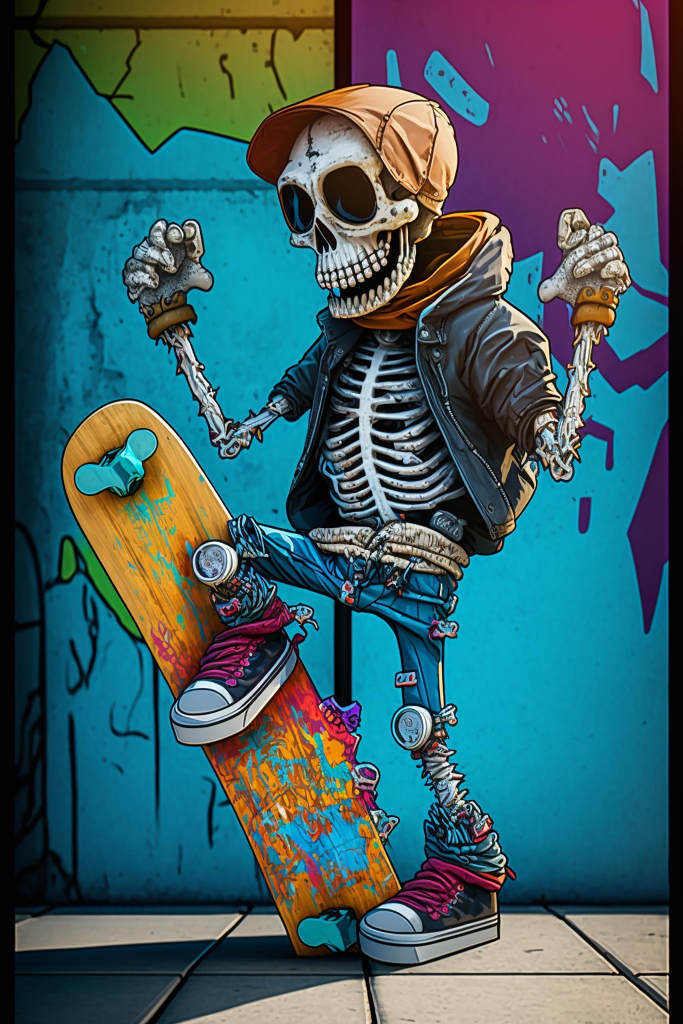
#> input picture inputs/input.jpg, 2048 x 3072 px (shown at 1/3 size)
$ python main.py
#> lines starting #> are read from the running program, lines starting #| are printed output that depends on the picture; after the words box and inside, x2 and y2 are one past the last pixel; in counts of white or black regions, pixels touching at a corner belong together
### transformers/convertBW.py
def convertBW(bw):
  threshold = int(input("Enter the threshold value (0-255): "))
  threshold = max(0, min(255, threshold))
  for y in range(512):
    for x in range(512):
      pixel_value = bw[y, x]
      if pixel_value < threshold:
        bw[y, x] = 0
      else:
        bw[y, x] = 255

### transformers/convertFourier.py
import cv2
import numpy as np

def convertFourier(gray):
  fourier = cv2.dft(np.float32(gray), flags=cv2.DFT_COMPLEX_OUTPUT)
  fourier_shift = np.fft.fftshift(fourier)
  magnitude = cv2.magnitude(fourier_shift[:,:,0],fourier_shift[:,:,1])

  return magnitude

### transformers/convertLog.py
import numpy as np

def convertLog(image):
  c = int(input("Enter c for log transform: "))
  log = c * np.log(image + 1)

  return log

### transformers/contrast.py
def contrast(image):
  min = float('inf')
  max = float('-inf')
  for y in range(512):
    for x in range(512):
      pixel_value = image[y, x]
      if(pixel_value < min): min = int(image[y, x])
      if(pixel_value > max): max = int(image[y, x])

  a = (255 - 0) / (max - min)

  for y in range(512):
    for x in range(512):
      pixel_value = int(image[y, x])
      if(pixel_value <= min): image[y, x] = 0
      elif(pixel_value >= max): image[y, x] = 255
      else: image[y, x] = a * pixel_value - a * min

### transformers/histogram.py
import cv2

def histogram(image):
  gray = cv2.cvtColor(image, cv2.COLOR_BGR2GRAY)
  hist = cv2.calcHist([gray], [0], None, [256], [0, 256])

  eq = cv2.equalizeHist(gray)
  histeq = cv2.calcHist([eq], [0], None, [256], [0, 256])

  return [hist, eq, histeq]

### figures/figure3.py
import matplotlib.pyplot as plt

def showFig3(image1, hist1, image2, hist2, image3, hist3, image4, hist4):
  fig = plt.figure(figsize=(12, 8))

  fig.add_subplot(4, 4, 1)
  plt.imshow(image1, cmap="gray")
  plt.axis('off')
  fig.add_subplot(4, 4, 2)
  plt.plot(hist1[0])
  fig.add_subplot(4, 4, 3)
  plt.imshow(hist1[1], cmap="gray")
  plt.axis('off')
  fig.add_subplot(4, 4, 4)
  plt.plot(hist1[2])

  fig.add_subplot(4, 4, 5)
  plt.imshow(image2, cmap="gray")
  plt.axis('off')
  fig.add_subplot(4, 4, 6)
  plt.plot(hist2[0])
  fig.add_subplot(4, 4, 7)
  plt.imshow(hist2[1], cmap="gray")
  plt.axis('off')
  fig.add_subplot(4, 4, 8)
  plt.plot(hist2[2])

  fig.add_subplot(4, 4, 9)
  plt.imshow(image3, cmap="gray")
  plt.axis('off')
  fig.add_subplot(4, 4, 10)
  plt.plot(hist3[0])
  fig.add_subplot(4, 4, 11)
  plt.imshow(hist3[1], cmap="gray")
  plt.axis('off')
  fig.add_subplot(4, 4, 12)
  plt.plot(hist3[2])

  fig.add_subplot(4, 4, 13)
  plt.imshow(image4, cmap="gray")
  plt.axis('off')
  fig.add_subplot(4, 4, 14)
  plt.plot(hist4[0])
  fig.add_subplot(4, 4, 15)
  plt.imshow(hist4[1], cmap="gray")
  plt.axis('off')
  fig.add_subplot(4, 4, 16)
  plt.plot(hist4[2])

  plt.show()

### figures/figure1.py
import matplotlib.pyplot as plt

def showFig1(image1, image2, image3, image4, image5):
  fig = plt.figure(figsize=(12, 8))

  fig.add_subplot(2, 3, 1)
  plt.imshow(image1)
  plt.title('color')

  fig.add_subplot(2, 3, 2)
  plt.imshow(image2, cmap='gray')
  plt.title('gray')

  fig.add_subplot(2, 3, 3)
  plt.imshow(image3, cmap='gray')
  plt.title('bw')

  fig.add_subplot(2, 3, 4)
  plt.imshow(image4, cmap='gray')
  plt.title('fourier transform')

  fig.add_subplot(2, 3, 5)
  plt.imshow(image5, cmap='gray')
  plt.title('log transform')

### figures/figure2.py
import matplotlib.pyplot as plt

def showFig2(image1, image2):
  fig = plt.figure(figsize=(8, 6))

  fig.add_subplot(1, 2, 1)
  plt.imshow(image1)
  plt.title('gray')

  fig.add_subplot(1, 2, 2)
  plt.imshow(image2, cmap='gray')
  plt.title('contrast')

### main.py
import cv2

from transformers.convertBW import *
from transformers.convertFourier import *
from transformers.convertLog import *
from transformers.contrast import *
from transformers.histogram import *
from figures.figure1 import *
from figures.figure2 import *
from figures.figure3 import *

image = cv2.imread("./inputs/input.jpg")
#> image is the input picture: shape (3072, 2048, 3); mean B, G, R 100.1, 93.6, 62.2
image = cv2.resize(image, (512, 512))
#> image: shape (512, 512, 3)
image = cv2.cvtColor(image, cv2.COLOR_BGR2RGB)

gray = cv2.cvtColor(image, cv2.COLOR_BGR2GRAY)

bw = gray.copy()
convertBW(bw)
#> the answer given: 100
#> after the loop in convertBW, `for y in range(512):`:
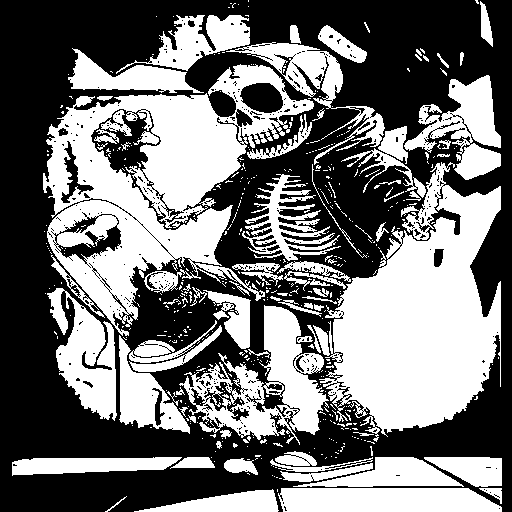
#> bw: shape (512, 512); 45.4% white; 511 white regions (432 under 20 px), largest, box (x1, y1, x2, y2) and area: (43, 64, 314, 336) 29801, (319, 162, 501, 442) 28669, (179, 305, 329, 445) 8164

magnitude = convertFourier(gray)
log = convertLog(magnitude)
#> the answer given: 3

lowContrast = cv2.imread("./inputs/low.png")
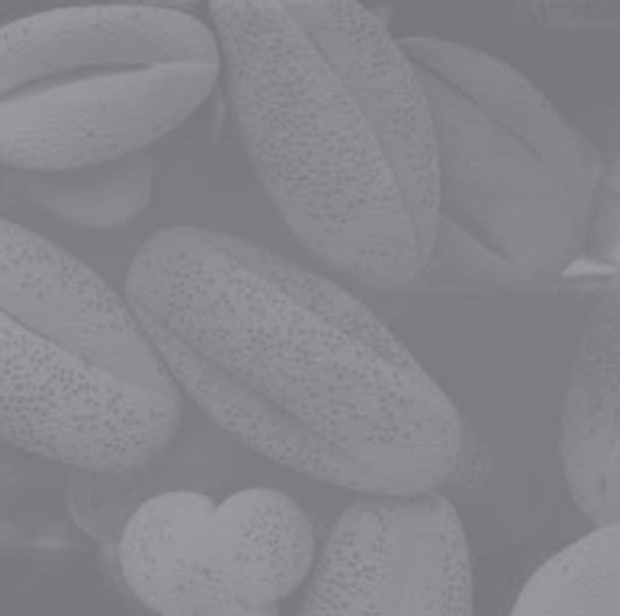
#> input picture inputs/low.png, 620 x 616 px
#> lowContrast is the input picture: shape (616, 620, 3); mean B, G, R 137.6, 134.6, 132.6
lowContrast = cv2.resize(lowContrast, (512, 512))
#> lowContrast: shape (512, 512, 3)
con = lowContrast.copy()
con = cv2.cvtColor(con, cv2.COLOR_BGR2GRAY)
contrast(con)
#> after the loop in contrast, `for y in range(512):`: max = 156; min = 117
#> in contrast, `a = (255 - 0) / (max - min)`: a = 6.54

bright = cv2.imread("./inputs/bright.png")
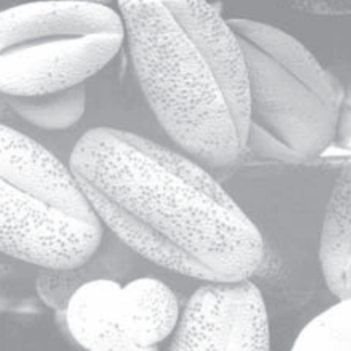
#> input picture inputs/bright.png, 351 x 351 px
#> bright is the input picture: shape (351, 351, 3); mean B, G, R 205.9, 203.7, 202.8
bright = cv2.resize(bright, (512, 512))
#> bright: shape (512, 512, 3)
dark = cv2.imread("./inputs/dark.png")
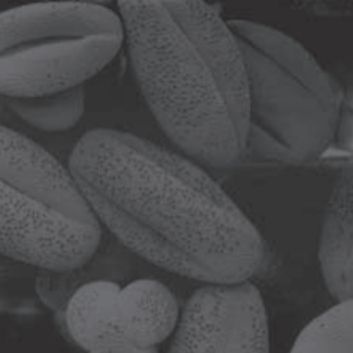
#> input picture inputs/dark.png, 353 x 353 px
#> dark is the input picture: shape (353, 353, 3); mean B, G, R 76.1, 74.4, 74.3
dark = cv2.resize(dark, (512, 512))
#> dark: shape (512, 512, 3)
highContrast = cv2.imread("./inputs/high.png")
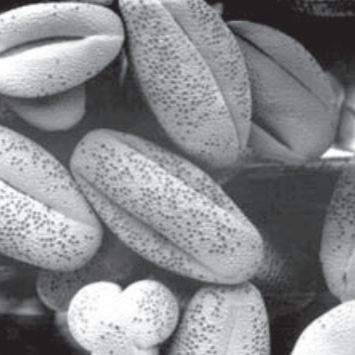
#> input picture inputs/high.png, 355 x 355 px
#> highContrast is the input picture: shape (355, 355, 3); mean B, G, R 137.5, 135.2, 134.5
highContrast = cv2.resize(highContrast, (512, 512))
#> highContrast: shape (512, 512, 3)

hist1 = histogram(bright)
#> in histogram, `hist = cv2.calcHist([gray], [0], None, [256], [0, 256])`: hist = 256 values, max 8976 at index 166, min 0 at index 0, mean 1024
#> in histogram, `histeq = cv2.calcHist([eq], [0], None, [256], [0, 256])`: histeq = 256 values, max 8976 at index 50, min 0 at index 3, mean 1024
#> hist1 = 3 items
hist2 = histogram(dark)
#> hist2 = 3 items
hist3 = histogram(lowContrast)
#> hist3 = 3 items
hist4 = histogram(highContrast)
#> in histogram (call 4), `hist = cv2.calcHist([gray], [0], None, [256], [0, 256])`: hist = 256 values, max 7720 at index 32, min 0 at index 0, mean 1024
#> in histogram (call 4), `eq = cv2.equalizeHist(gray)`:
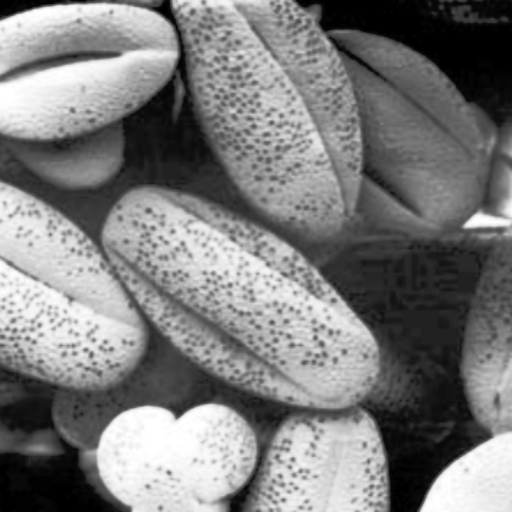
#> eq: shape (512, 512); min 0, max 255, mean 124.4
#> in histogram (call 4), `histeq = cv2.calcHist([eq], [0], None, [256], [0, 256])`: histeq = 256 values, max 7720 at index 0, min 0 at index 1, mean 1024
#> hist4 = 3 items

showFig1(image, gray, bw, magnitude, log)
showFig2(lowContrast, con)
showFig3(bright, hist1, dark, hist2, lowContrast, hist3, highContrast, hist4)
#> in showFig3, `plt.show()`:
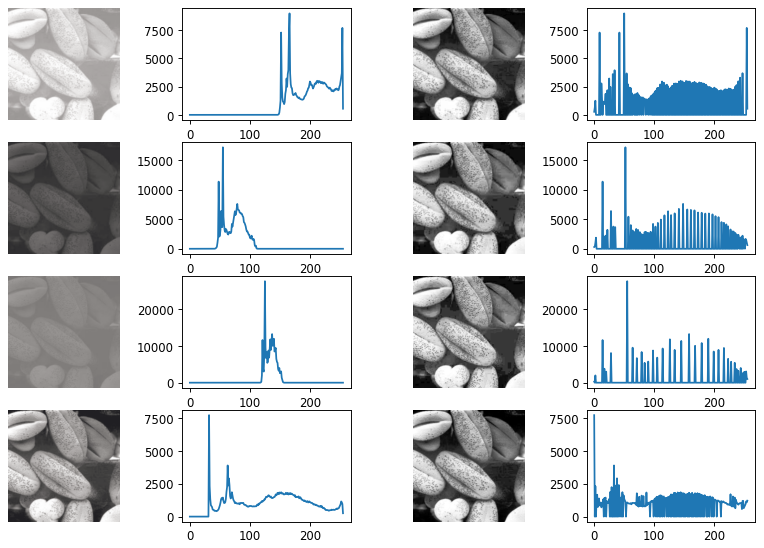
#> figure drawn by matplotlib, 16 panels; B, G, R data is drawn as R, G, B; panel 2: curve peaks at x = 166, y = 8976; panel 4: curve peaks at x = 50, y = 8976; panel 6: curve peaks at x = 55, y = 17186; panel 8: curve peaks at x = 52, y = 17186
